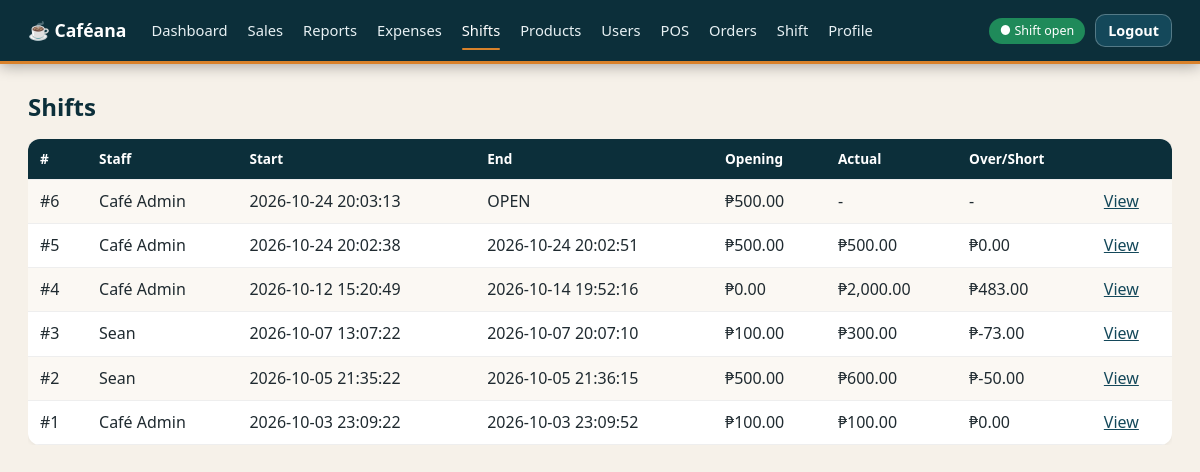
The app's page /admin/shifts (signed in) with its own data.
### tables this page shows
CREATE TABLE shifts(id INTEGER PRIMARY KEY,user_id INTEGER NOT NULL REFERENCES users(id),start_at TEXT NOT NULL DEFAULT(datetime('now','localtime')),end_at TEXT,
 opening_cash INTEGER NOT NULL,closing_cash INTEGER,expected_cash INTEGER,over_short INTEGER,status TEXT NOT NULL DEFAULT 'open' CHECK(status IN('open','closed')));

CREATE TABLE users(id INTEGER PRIMARY KEY,username TEXT UNIQUE NOT NULL,full_name TEXT NOT NULL,password_hash TEXT NOT NULL,
 role TEXT NOT NULL DEFAULT 'staff' CHECK(role IN('admin','staff')),status TEXT NOT NULL DEFAULT 'pending' CHECK(status IN('pending','active','rejected','inactive')),
 created_at TEXT NOT NULL DEFAULT(datetime('now','localtime')));

### app.py (the view)
@app.route("/admin/shifts")
@admin_required
def admin_shifts():
    rows = [[f"#{r['id']}", r["full_name"], r["start_at"], r["end_at"] or "OPEN", peso(r["opening_cash"]), peso(r["closing_cash"]) if r["closing_cash"] is not None else "-", peso(r["over_short"]) if r["over_short"] is not None else "-", f"/shift/{r['id']}"]
            for r in q("SELECT s.*,u.full_name FROM shifts s JOIN users u ON u.id=s.user_id ORDER BY s.id DESC LIMIT 200")]
    return render_template("table.html", title="Shifts", headers=["#", "Staff", "Start", "End", "Opening", "Actual", "Over/Short"], rows=rows)

### app.py (called while the page is built)
def db():
    if "db" not in g:
        g.db = sqlite3.connect(DB); g.db.row_factory = sqlite3.Row
        g.db.execute("PRAGMA foreign_keys=ON"); g.db.execute("PRAGMA busy_timeout=5000")
    return g.db

@app.teardown_appcontext
def _close(e):
    d = g.pop("db", None)
    if d: d.close()

def q(sql, a=()): return db().execute(sql, a).fetchall()

def q1(sql, a=()): return db().execute(sql, a).fetchone()

@app.template_filter("peso")
def peso(c): return "₱{:,.2f}".format((c or 0) / 100)

@app.before_request
def load():
    g.user = None
    if session.get("uid"):
        g.user = q1("SELECT * FROM users WHERE id=? AND status='active'", (session["uid"],))
        if not g.user: session.clear()
    if request.method == "POST":
        t = request.form.get("csrf") or request.headers.get("X-CSRF") or ""
        if not secrets.compare_digest(t, session.get("csrf", "")): abort(400)

@app.after_request
def headers(r):
    r.headers["X-Frame-Options"] = "DENY"; r.headers["X-Content-Type-Options"] = "nosniff"; r.headers["Referrer-Policy"] = "same-origin"
    r.headers["Content-Security-Policy"] = "default-src 'self'; img-src 'self' https: data:; style-src 'self' 'unsafe-inline'; script-src 'self' 'unsafe-inline'; frame-ancestors 'none'; form-action 'self'"
    if not request.path.startswith("/static/"): r.headers["Cache-Control"] = "no-store"  # no cached financial pages after logout
    if PROD: r.headers["Strict-Transport-Security"] = "max-age=31536000"
    return r

@app.context_processor
def ctx():
    session.setdefault("csrf", secrets.token_hex(16)); u = getattr(g, "user", None); sh = None
    if u:
        try: sh = q1("SELECT 1 FROM shifts WHERE user_id=? AND status='open'", (u["id"],))
        except sqlite3.Error: pass
    return dict(csrf=session["csrf"], user=u, my_shift=sh)

def login_required(f):
    @wraps(f)
    def w(*a, **k):
        if not g.user: return redirect(url_for("login"))
        return f(*a, **k)
    return w

def admin_required(f):
    @wraps(f)
    @login_required
    def w(*a, **k):
        if g.user["role"] != "admin": abort(403)
        return f(*a, **k)
    return w

### templates/table.html (shortened to what this page needs)
{% extends "base.html" %}{% block body %}
<h2>{{ title }}</h2>
 {% if headers %}
<div style="overflow-x: auto">
  <table>
    <tr>
      {% for h in headers %}
      <th>{{ h }}</th>
      {% endfor %}
      <th></th>
    </tr>
    {% for r in rows %}
    <tr>
      {% for c in r[:headers|length] %}
      <td>{{ c }}</td>
      {% endfor %}
      <td>
        {% for l in r[headers|length:] %}{% set p = l.split('|') %}<a
          href="{{ p[-1] }}"
          >{{ p[0] if p|length>1 else 'View' }}</a
        >
        {% endfor %}
      </td>
    </tr>
    {% else %}
    <tr>
      <td colspan="9">No records.</td>
    </tr>
    {% endfor %}
  </table>
</div>
{% endif %} {% endblock %}

### static/style.css (style rules this page uses)
:root { --night:#0c2f3a;--teal:#14485a;--accent:#D9822B;--accent2:#eb9640;--bg:#f6f1e9;--ink:#1f2a30;--muted:#6a7780;--line:#e5dccd;--brown:var(--teal);--r:12px; --hero-img:url('/static/hero.jpg');--banner-img:var(--hero-img) }
* { box-sizing:border-box }
body { margin:0;font-family:system-ui,-apple-system,"Segoe UI",Roboto,sans-serif;background:var(--bg);color:var(--ink);line-height:1.45 }
h2 { color:var(--night);margin:6px 0 14px;font-size:1.5rem }
a { color:var(--teal) }
table { width:100%;border-collapse:separate;border-spacing:0;background:#fff;border-radius:var(--r);overflow:hidden;box-shadow:0 1px 4px #0001 }
th { background:var(--night);color:#fff;text-align:left;font-weight:600;font-size:.85rem }
td,th { padding:10px 12px;border-bottom:1px solid #eee }
tr:nth-child(even) td { background:#fbf8f3 }
a,button,.btn,input,select { transition:transform .15s ease,box-shadow .15s ease,background-color .15s ease,border-color .15s ease,color .15s ease }

### records on screen
shifts: headers "#6" "OPEN" "₱500.00" "-" "-", start_at "2026-10-24 20:03:13", p "View"
users: full_name "Café Admin"
shifts: headers "#5" "₱500.00" "₱500.00" "₱0.00", start_at "2026-10-24 20:02:38", end_at "2026-10-24 20:02:51", p "View"
shifts: headers "#4" "₱0.00" "₱2,000.00" "₱483.00", start_at "2026-10-12 15:20:49", end_at "2026-10-14 19:52:16", p "View"
shifts: headers "#3" "₱100.00" "₱300.00" "₱-73.00", start_at "2026-10-07 13:07:22", end_at "2026-10-07 20:07:10", p "View"
users: full_name "Sean"
shifts: headers "#2" "₱500.00" "₱600.00" "₱-50.00", start_at "2026-10-05 21:35:22", end_at "2026-10-05 21:36:15", p "View"
shifts: headers "#1" "₱100.00" "₱100.00" "₱0.00", start_at "2026-10-03 23:09:22", end_at "2026-10-03 23:09:52", p "View"

### other values on screen
{{ l }} "Dashboard" "Sales" "Reports" "Expenses" "Shifts" "Products" "Users"
{{ l }} "POS" "Orders" "Shift" "Profile"
{{ '● Shift open' if my_shift else '○ No shift' }} "● Shift open"
{{ title }} "Shifts"
{{ h }} "#" "Staff" "Start" "End" "Opening" "Actual" "Over/Short"
